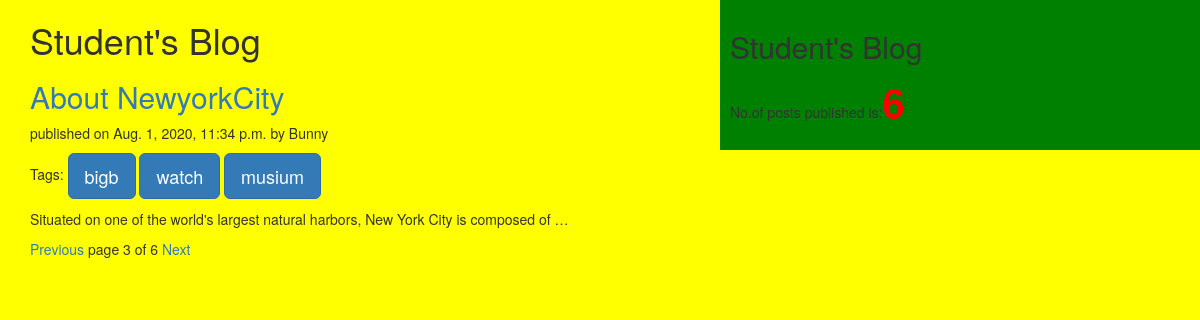
Screenshot of /?nextpage=3 with the database file from the repository.
### testapp/models.py (models this page shows, shortened)
class Post(models.Model):
    STATUE_CHOICES=(('draft','DRAFT'),('published','PUBLISHED'))
    title=models.CharField(max_length=64)
    slug=models.SlugField(max_length=64,unique_for_date='publish')
    author=models.ForeignKey(User,related_name='blog_posts',on_delete=models.PROTECT)
    body=models.TextField()
    publish=models.DateTimeField(default=timezone.now)
    created=models.DateTimeField(auto_now_add=True)
    updated=models.DateTimeField(auto_now=True)
    status=models.CharField(max_length=10,choices=STATUE_CHOICES,default='draft')
    objects=custommanager()
    tags=TaggableManager()
    class Meta:
        ordering=('-publish',)
    def get_absolute_url(self):
        return reverse('post_detail',args=[self.publish.year,self.publish.strftime('%m'),self.publish.strftime('%d'),self.slug])

### testapp/views.py (the view)
# urls.py: url(r'^$',post_view),
def post_view(request,tag_slug=None):
    post_info=Post.objects.all()
    tag=None
    if tag_slug:
        tag=get_object_or_404(Tag,slug=tag_slug)
        post_info=post_info.filter(tags__in=[tag])
    paginator=Paginator(post_info,1)
    page_number=request.GET.get('nextpage')
    try:
         post_info=paginator.page(page_number)
    except PageNotAnInteger:
         post_info=paginator.page(1)
    except EmptyPage:
         post_info=paginator.page(paginator,num_pages)
    return render(request,'testapp/post_list.html',{'post_info':post_info,'tag':tag},)

### testapp/models.py (called while the page is built)
    def get_queryset(self):
        return super().get_queryset().filter(status='published')

### testapp/templatetags/blog_tags.py (called while the page is built)
@register.simple_tag()
def total_posts():
    return Post.objects.count()

### templates/testapp/post_list.html (shortened to what this page needs)
<!DOCTYPE html>
{%extends 'testapp/home.html'%}
{%block content%}
<h1>Student's Blog</h1>
{%for post in post_info%}
  <h2><a href="{{post.get_absolute_url}}">{{post.title}}</a></h2>
  <p id="date">published on {{post.publish}} by {{post.author|title}}</p>
  <p>  Tags:
    {%for tag in post.tags.all%}
     <a href="{%url 'post_list_by_tag_name' tag.slug %}" class='btn btn-primary btn-lg'>{{tag.name}}</a>
     {%endfor%}
  </p>
  {{post.body|truncatewords:15|linebreaks}}
  {%endfor%}
  {%include 'testapp/pagination.html' with page1=post_info%}
{%endblock%}

### static/css/blog.css (style rules this page uses)
body { background:yellow; }

### rows the page displays
Post: title "About NewyorkCity", publish "Aug. 1, 2020, 11:34 p.m.", author "Bunny", body "Situated on one of the world's largest natural harbors, New York City is composed of …"
Tag: name "bigb"
Tag: name "watch"
Tag: name "musium"

### other values shown
{{ page1.number }} "3"
{{ page1.paginator.num_pages }} "6"
